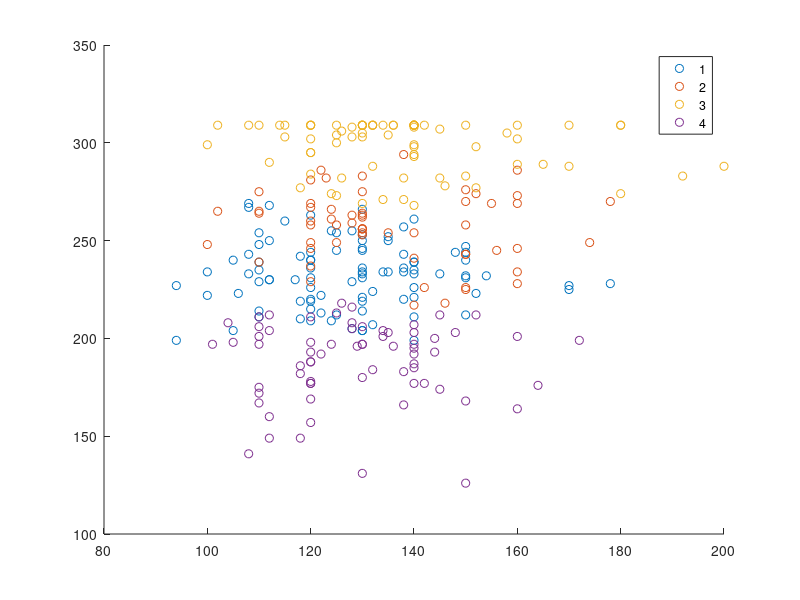

MATLAB code to generate this figure:

%kmeans on heart disease dataset with c=4

X=load('heart.dat');
k=4;
k1=297;
rng(1);

[gIdx,c]=kmeans(X,k);

[n,m]=size(X);

if ~isscalar(k)
    c=k;
    k=size(c,1);
else
    c=X(ceil(rand(k,1)*n),:);
end

g0=ones(n,1);
gIdx=zeros(n,1);
D=zeros(n,k);
P=zeros(n,k);
OP=zeros(1,k);

tic


while any(g0~=gIdx)

    g0=gIdx;
    
    for t=1:k
        d=zeros(n,1);
        
        for s=1:m
            d=d+(X(:,s)-c(t,s)).^2;
        end
        D(:,t)=sqrt(d);
                   
        x=D(:,1);
        y=D(:,2);
        x1=X(:,4);
        y1=X(:,5);

       clf    
     %   plot(x, y , 'o', x1, y1, '*')   
     %   axis([-50 50 -50 50]);
    
     %   pause(.10)
    end
   
    [z,gIdx]=min(D,[],2);
 
    for t=1:k
        c(t,:)=mean(X(gIdx==t,:));
    end
end

for j=1:n
     p=max(D);
     P=p/D(j);
end

for m=1:k
     for j=1:n
         OP=D(j)*P/k;
     end
end

%fitness evaluation
for i=1:k
  for j=1:n
     f1=X(i)-D(j)/n; 
  end
end
 
f=f1/k;

maxv=max(D);
minv=min(D);

disp('CLUSTER center matrix='); disp(D); %cluster center matrix
disp('MIN value ='); disp(min(minv)); %minimum value
disp('MAX value ='); disp(max(maxv)); %maximum value
disp('MAX Purity overall ='); disp(max(OP)); %maximum purity-overall max purity value
disp('Fitness ='); disp(f); %purity


toc
gscatter(x1,y1,gIdx);

